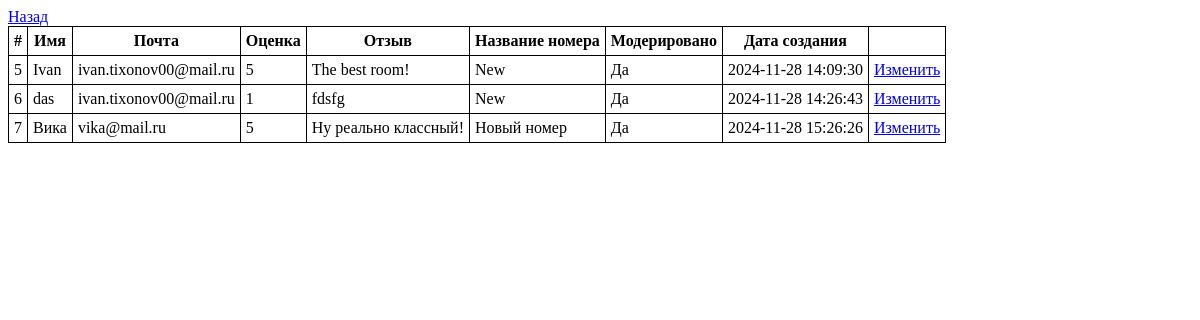
/admin/reviews/index.php (signed in), run on an earlier commit of the app's database.
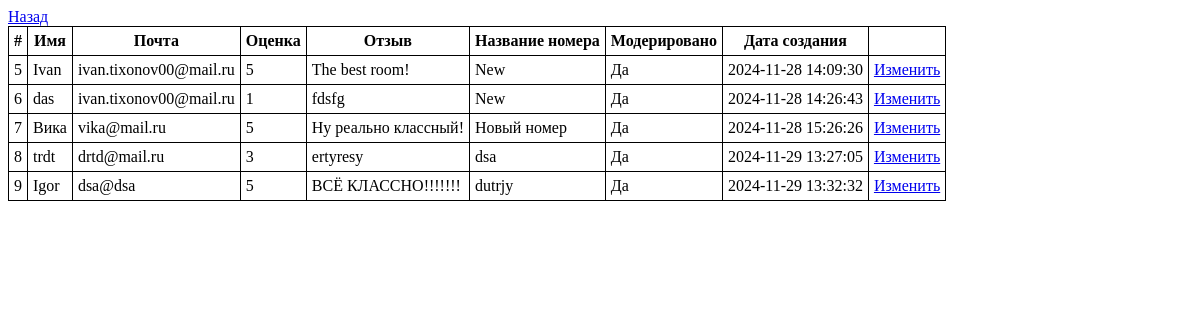
And on a later commit of the database.
### tables this page shows
CREATE TABLE `reviews` (
  `id` int NOT NULL,
  `name` varchar(255) NOT NULL,
  `email` varchar(255) NOT NULL,
  `rating` smallint UNSIGNED NOT NULL,
  `review` text NOT NULL,
  `room_id` int NOT NULL,
  `is_moderated` tinyint(1) NOT NULL DEFAULT '0',
  `created_at` timestamp NOT NULL DEFAULT CURRENT_TIMESTAMP
);

CREATE TABLE `rooms` (
  `id` int NOT NULL,
  `name` varchar(255) NOT NULL,
  `slug` varchar(255) NOT NULL,
  `price` int NOT NULL,
  `size` int NOT NULL,
  `max_people` int NOT NULL,
  `description` text NOT NULL
);

### admin/reviews/index.php (the view, shortened to what this page needs)
<?php
$pdo = require $_SERVER['DOCUMENT_ROOT'] . '/db.php';
$reviews = $pdo->query("SELECT
reviews.*,
rooms.name AS room_name
FROM reviews
JOIN rooms ON reviews.room_id = rooms.id");
?>
<!doctype html>
<html lang="en">
<head>
</head>
<body>
<a href="/admin/">Назад</a>
<table>
    <tr>
        <th>#</th>
        <th>Имя</th>
        <th>Почта</th>
        <th>Оценка</th>
        <th>Отзыв</th>
        <th>Название номера</th>
        <th>Модерировано</th>
        <th>Дата создания</th>
    </tr>
    <?php foreach ($reviews as $review): ?>
        <tr>
            <td><?= $review['id'] ?></td>
            <td><?= $review['name'] ?></td>
            <td><?= $review['email'] ?></td>
            <td><?= $review['rating'] ?></td>
            <td><?= $review['review'] ?></td>
            <td><?= $review['room_name'] ?></td>
            <td><?= $review['is_moderated'] ? 'Да' : 'Нет' ?></td>
            <td><?= $review['created_at'] ?></td>
            <td><a href="/admin/reviews/edit.php?id=<?= $review['id'] ?>">Изменить</a></td>
        </tr>
    <?php endforeach; ?>
</table>
</body>
</html>

What changed in the data, as far as the page shows it:
added reviews: id "8", name "trdt", email "drtd@mail.ru", rating "3", review "ertyresy", room.name "dsa", is_moderated "Да", created_at "2024-11-29 13:27:05"
added reviews: id "9", name "Igor", email "dsa@dsa", rating "5", review "ВСЁ КЛАССНО!!!!!!!", room.name "dutrjy", is_moderated "Да", created_at "2024-11-29 13:32:32"
